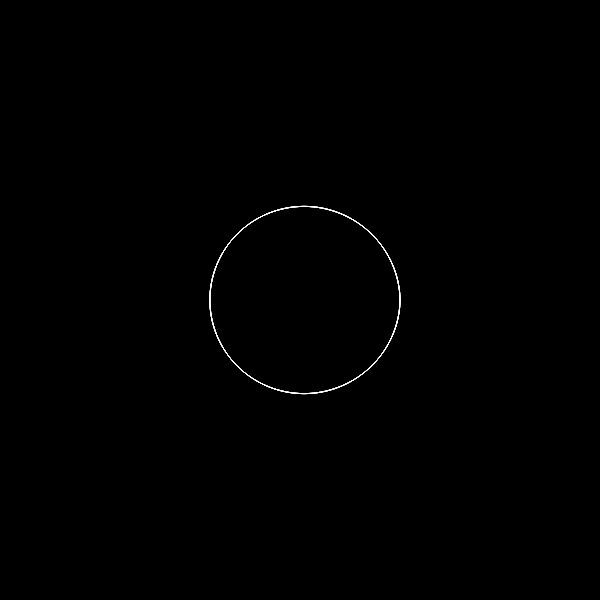
Frame 1 (no input)
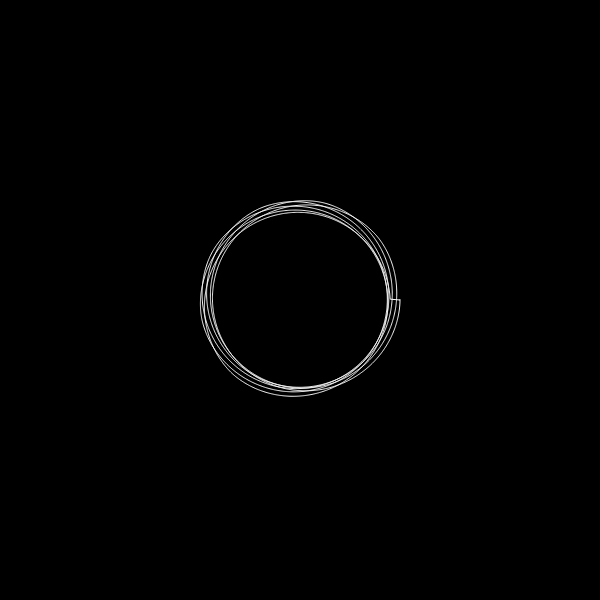
Frame 60 (no input)
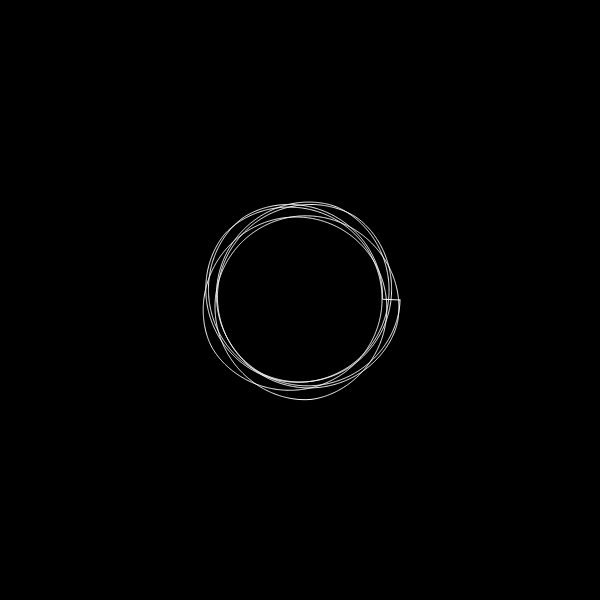
Frame 120 (the mouse pressed at the canvas centre since frame 60)

The p5.js sketch that drew these frames (run headless with seeded random() and noise() and a simulated clock; from frame 60 on, the mouse is pressed at the canvas centre):

// p5.js sketch
// ── sketch.js
let n1 = 1;
let n2 = 1.7;
let n3 = 1.7;
let m = 1;
let a = 1;
let b = 1;

let slider;
let sel;

function setup() {
  createCanvas(600, 600);
  
  sel = createSelect();
  sel.option('m');
  sel.option('n1');
  sel.option('n2');
  sel.option('n3');
  sel.option('a');
  sel.option('b');
  
  slider = createSlider(0.000001, 1, 1, 0.0000001);
  
}

function draw() {
  background(0);
  
  switch(sel.value()){
    case 'm':
      //m = map(slider.value(), 0.000001, 1, 1, 10);
      break;
    case 'n1':
      n1 = map(slider.value(), 0.000001, 1, 1, 100);
      break;
    case 'n2':
      n2 = map(slider.value(), 0.000001, 1, 1, 100);
      break;
    case 'n3':
      n3 = map(slider.value(), 0.000001, 1, 1, 100);
      break;
    case 'a':
      a = map(slider.value(), 0.000001, 1, 1, 100);
      break;
    case 'b':
      b = map(slider.value(), 0.000001, 1, 1, 100);
      break;
  }
  
  translate(width/2, height/2);
  
  stroke(255);
  strokeWeight(1);
  noFill();
  beginShape();
  
  let scaleRadius = 100;
  
  for(let i = 0 ; i < 6*TWO_PI ; i += 0.01){
    
    let r1 = pow(pow(abs(1/a*cos(m/4*i)), n2) + pow(abs(1/b*sin(m/4*i)), n3), 1/n1);
    let r = 1/r1;
    
    const x = scaleRadius * r * cos(i);
    const y = scaleRadius * r * sin(i);
    
    vertex(x, y);
    
  }
  
  endShape(CLOSE);
  m += 0.002;
  n1 -= 0.004;
  //n2 -= 0.001;
  //a += 0.1;
  //b += 0.1;
}
